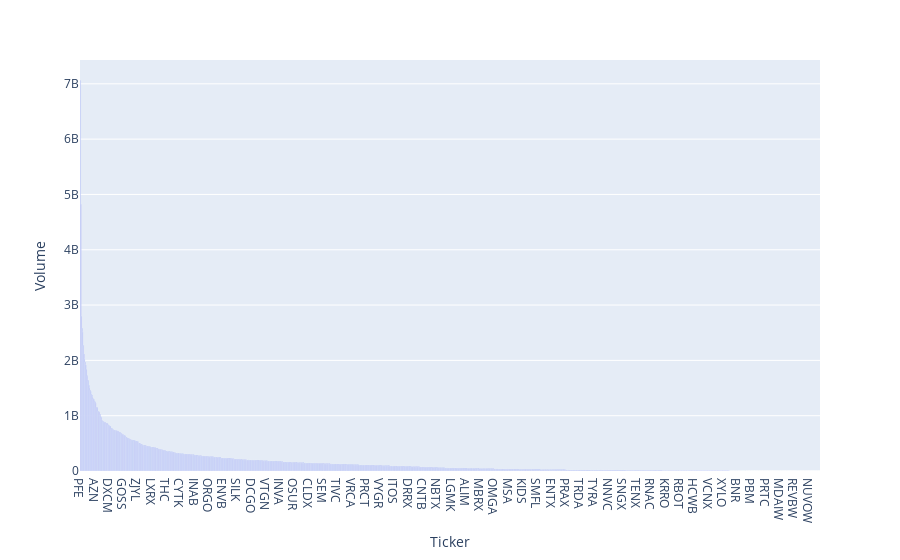

Notebook code cell kept with this figure:
### Code cell
volumes = stock['Volume'].sum().reset_index()
volumes.columns = ['Ticker', 'Volume']
volumes = volumes.sort_values('Volume', ascending=False)
volumes

fig = px.bar(volumes, y='Volume', x='Ticker')
fig.show()

### Figure 1 — Plotly figure (JSON) as saved in the notebook; plotly's stock layout.template omitted (floating-point values rounded to 4 significant figures; data arrays with more than 128 entries replaced by an {"elided": "..."} marker saying what was removed)
{"data": [{"alignmentgroup": "True", "hovertemplate": "Ticker=%{x}<br>Volume=%{y}<extra></extra>", "legendgroup": "", "marker": {"color": "#636efa", "pattern": {"shape": ""}}, "name": "", "offsetgroup": "", "orientation": "v", "showlegend": false, "textposition": "auto", "type": "bar", "x": {"elided": "1192 str values"}, "xaxis": "x", "y": {"elided": "1192 int values"}, "yaxis": "y"}], "layout": {"barmode": "relative", "legend": {"tracegroupgap": 0}, "margin": {"t": 60}, "xaxis": {"anchor": "y", "domain": [0, 1], "title": {"text": "Ticker"}}, "yaxis": {"anchor": "x", "domain": [0, 1], "title": {"text": "Volume"}}}}
